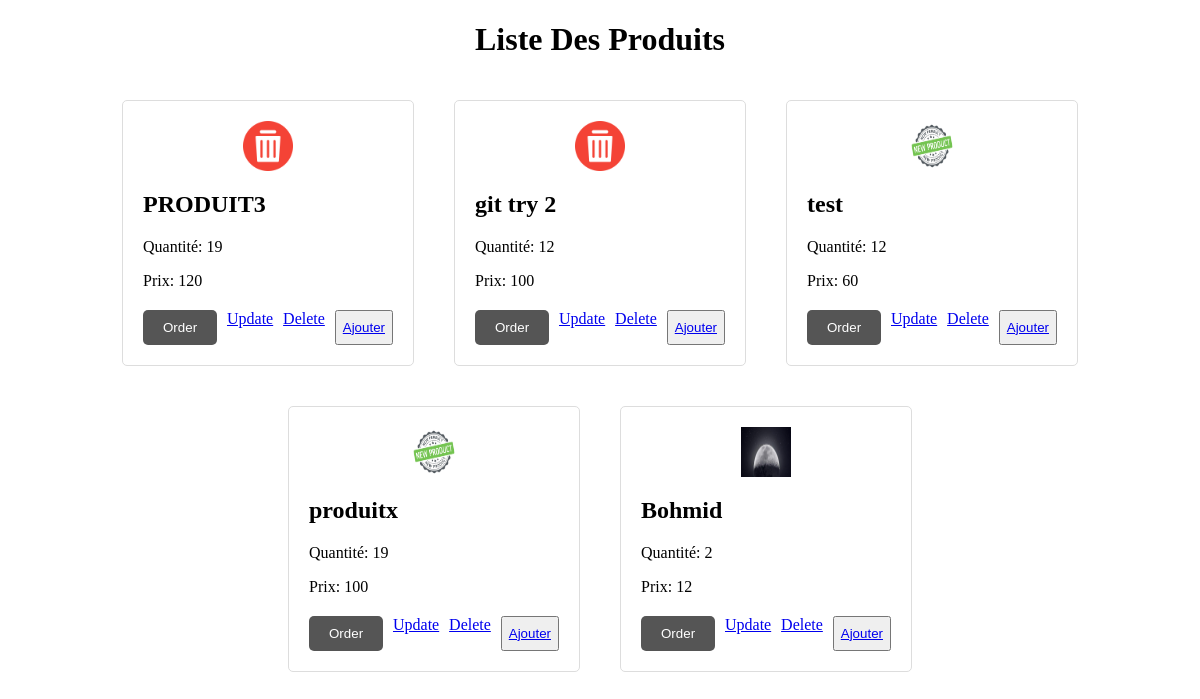
The page /gestion_produits/front/front/view/listProduit.php on the database its author committed.
### tables this page shows
CREATE TABLE `produits` (
  `IdProd` int(11) NOT NULL,
  `Description` varchar(50) NOT NULL,
  `Quantite` int(11) NOT NULL,
  `Prix` float NOT NULL,
  `image` varchar(255) NOT NULL
);

### gestion_produits/front/front/controller/ProduitP.php (called while the page is built, shortened)
<?php
class ProduitC
{
    public function getImageByIdProduit($id_prod) {
        $sql = "SELECT image FROM produits WHERE IdProd = :IdProd";
        $db = config::getConnexion();
        try {
            $query = $db->prepare($sql);
            $query->bindParam(':IdProd', $id_prod);
            $query->execute();
            $result = $query->fetch(PDO::FETCH_ASSOC);
            return $result['image'];
        } catch (PDOException $e) {
            echo 'Error: ' . $e->getMessage();
        }
    }
    function listProduits()
    {
        $sql = "SELECT * FROM produits";
        $db = config::getConnexion();
        try {
            $query = $db->query($sql);
            $produits = $query->fetchAll(PDO::FETCH_ASSOC);
            return $produits;
        } catch (Exception $e) {
            echo 'Error: ' . $e->getMessage();
        }
    }
}

### gestion_produits/front/front/view/listProduit.php (the view, shortened to what this page needs)
<?php
include '../Controller/ProduitP.php';
$produitC = new ProduitC();
$list = $produitC->listProduits();
?>
<!DOCTYPE html>
<html>
<head>
    <link rel="stylesheet" type="text/css" href="stylev.css">
</head>
<body>
    <center>
        <h1>Liste Des Produits</h1>
    </center>
    <div class="product-container">
        <?php
        foreach ($list as $produit) {
            $nomImage = $produitC->getImageByIdProduit($produit['IdProd']);
            $myArray = explode('/', $nomImage);
            $name = $myArray[sizeof($myArray) - 1];
            $imageSrc = !empty($nomImage) ? "http://localhost/gestion_produits/view/image_bdd/" . $name : null;
        ?>
            <div class="product-item">
                <div class="product-image">
                    <img src="<?php echo $imageSrc; ?>" alt="Image du produit" style="width: 50px; height: 50px;">
                </div>
                <div class="product-details">
                    <h2><?php echo $produit['Description']; ?></h2>
                    <p>Quantité: <?php echo $produit['Quantite']; ?></p>
                    <p>Prix: <?php echo $produit['Prix']; ?></p>
                </div>
                <div class="product-actions">
                    <button class="order-btn">Order</button>
                    <a href="updateProduit.php?IdProd=<?php echo $produit['IdProd']; ?>">Update</a>
                    <a href="deleteProduit.php?IdProd=<?php echo $produit['IdProd']; ?>">Delete</a>
                    <button><a href="addProduit.php">Ajouter</a></button>
                </div>
            </div>
        <?php
        }
        ?>
    </div>
</body>
</html>

### gestion_produits/front/front/view/stylev.css (style rules this page uses)
.product-container { display: flex; flex-wrap: wrap; justify-content: center; margin: 20px 0; }
.product-item { width: 250px; margin: 20px; border: 1px solid #ddd; border-radius: 5px; padding: 20px; }
.product-image { display: flex; justify-content: center; align-items: center; }
.product-details { margin-top: 20px; }
.product-actions { display: flex; justify-content: space-between; margin-top: 20px; }
.order-btn { padding: 10px 20px; background-color: #555; border: none; color: #fff; border-radius: 5px; cursor: pointer; }

### rows shown on the page
produits: IdProd+image (picture), Description "PRODUIT3", Quantite "19", Prix "120"
produits: IdProd+image (picture), Description "git try 2", Quantite "12", Prix "100"
produits: IdProd+image (picture), Description "test", Quantite "12", Prix "60"
produits: IdProd+image (picture), Description "produitx", Quantite "19", Prix "100"
produits: IdProd+image (picture), Description "Bohmid", Quantite "2", Prix "12"
